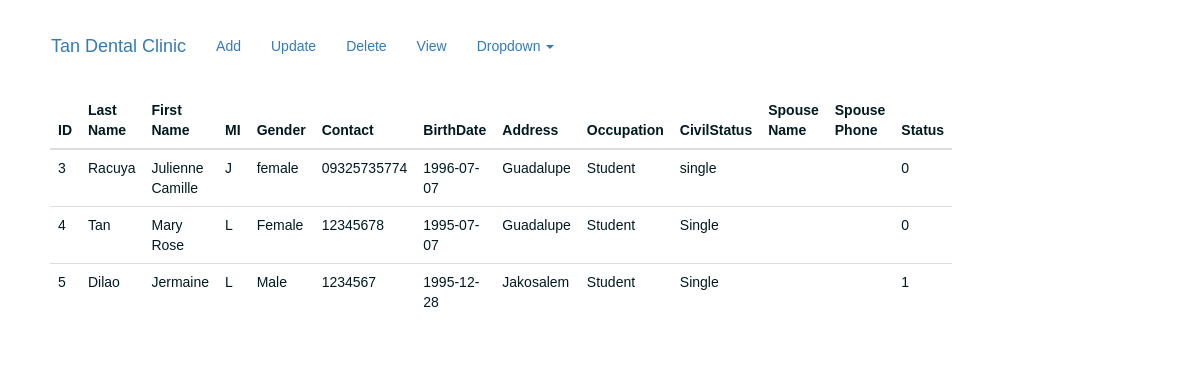
Page /?p=viewpatient on the committed database.
### tables this page shows
CREATE TABLE IF NOT EXISTS `patient` (
`patientid` int(11) NOT NULL,
  `lname` varchar(30) NOT NULL,
  `fname` varchar(30) NOT NULL,
  `mname` varchar(30) NOT NULL,
  `gender` varchar(10) NOT NULL,
  `contactno` varchar(15) NOT NULL,
  `birthdate` date NOT NULL,
  `address` varchar(50) NOT NULL,
  `occupation` varchar(20) NOT NULL,
  `civilstat` varchar(10) NOT NULL,
  `spousename` varchar(50) NOT NULL,
  `spousecontact` varchar(15) NOT NULL,
  `status` int(11) NOT NULL
);

### db.php (called while the page is built, shortened)
<?php
	function site_db()
	{
		try
		{
			return new PDO('mysql:/host=localhost;dbname=clinic','root','');
		}
		catch(PDOException $ex)
		{
			echo "Connection Error: ", $ex->getMessage();
		}
	}
	function viewpatient()
	{
		$db = site_db();
		$sql = "select * from patient order by 1 asc";
		$st = $db->prepare($sql);
		$st->execute();
		$rows = $st->fetchAll();
		return $rows;
	}

### viewpatient.php (the view)
<?php
	$patient = viewpatient();
?>
<!DOCTYPE html>
<html>
	<head><title>viewpatient.php</title></head>
	<body>
		<div class = "col-md-8">
			<table class = "table table-hover">
				<thead>
					<tr>
						<th>ID</th>
						<th>Last Name</th>
						<th>First Name</th>
						<th>MI</th>
						<th>Gender</th>
						<th>Contact</th>
						<th>BirthDate</th>
						<th>Address</th>
						<th>Occupation</th>
						<th>CivilStatus</th>
						<th>Spouse Name</th>
						<th>Spouse Phone</th>
						<th>Status</th>
					</tr>
				</thead>
				<tbody>
					<?php foreach($patient as $pat): ?>
						<tr>
							<td><?php echo htmlentities($pat['patientid']); ?></td>
							<td><?php echo htmlentities($pat['lname']); ?></td>
							<td><?php echo htmlentities($pat['fname']); ?></td>
							<td><?php echo htmlentities($pat['mname']); ?></td>
							<td><?php echo htmlentities($pat['gender']); ?></td>
							<td><?php echo htmlentities($pat['contactno']); ?></td>
							<td><?php echo htmlentities($pat['birthdate']); ?></td>
							<td><?php echo htmlentities($pat['address']); ?></td>
							<td><?php echo htmlentities($pat['occupation']); ?></td>
							<td><?php echo htmlentities($pat['civilstat']); ?></td>
							<td><?php echo htmlentities($pat['spousename']); ?></td>
							<td><?php echo htmlentities($pat['spousecontact']); ?></td>
							<td><?php echo htmlentities($pat['status']); ?></td>
						</tr>
					<?php endforeach; ?>
				</tbody>
			</table>
		</div>
	</body>
</html>

### index.php (shortened to what this page needs)
<?php
	include "db.php";
	$page = isset($_GET['p']) ? $_GET['p'] : 'index';
	$content = $page.".php";
?>
<!DOCTYPE html>
<html>
	<head>
		<link rel="stylesheet" href="https://maxcdn.bootstrapcdn.com/bootstrap/3.3.2/css/bootstrap.min.css">
		<link rel="stylesheet" href="https://maxcdn.bootstrapcdn.com/bootstrap/3.3.2/css/bootstrap-theme.min.css">
	</head>
	<body>
		<div class = "container-fluid">
			<div class = "content">
				<br>
				  <nav class="navbar navbar-fixed">
					<div class="container-fluid">
					  <div class="navbar-header">
						<a class="navbar-brand" href="?p=index">Tan Dental Clinic</a>
					  </div>
					  <div id="navbar" class="navbar-collapse collapse">
						<ul class="nav navbar-nav">
						  <li><a href="?p=addpatient">Add</a></li>
						  <li><a href="#">Update</a></li>
						  <li><a href="#">Delete</a></li>
						  <li><a href="?p=viewpatient">View</a></li>
						  <li class="dropdown">
							<a href="#" class="dropdown-toggle" data-toggle="dropdown" role="button" aria-expanded="false">Dropdown <span class="caret"></span></a>
						  </li>
						</ul>
					  </div>
					</div>
				  </nav>
				<div class = "main-content">
					<?php include_once($content); ?>
				</div>
			</div>
		</div>
	</body>
</html>

### index.php (style rules this page uses)
body { margin: 0 auto; font-family: Helvetica; color: #011A21; }
.content { margin-left: 20px; }
.table { width: 900px; }

### rows in the picture
patient: patientid "3", lname "Racuya", fname "Julienne Camille", mname "J", gender "female", contactno "09325735774", birthdate "1996-07-07", address "Guadalupe", occupation "Student", civilstat "single", status "0"
patient: patientid "4", lname "Tan", fname "Mary Rose", mname "L", gender "Female", contactno "12345678", birthdate "1995-07-07", address "Guadalupe", occupation "Student", civilstat "Single", status "0"
patient: patientid "5", lname "Dilao", fname "Jermaine", mname "L", gender "Male", contactno "1234567", birthdate "1995-12-28", address "Jakosalem", occupation "Student", civilstat "Single", status "1"
